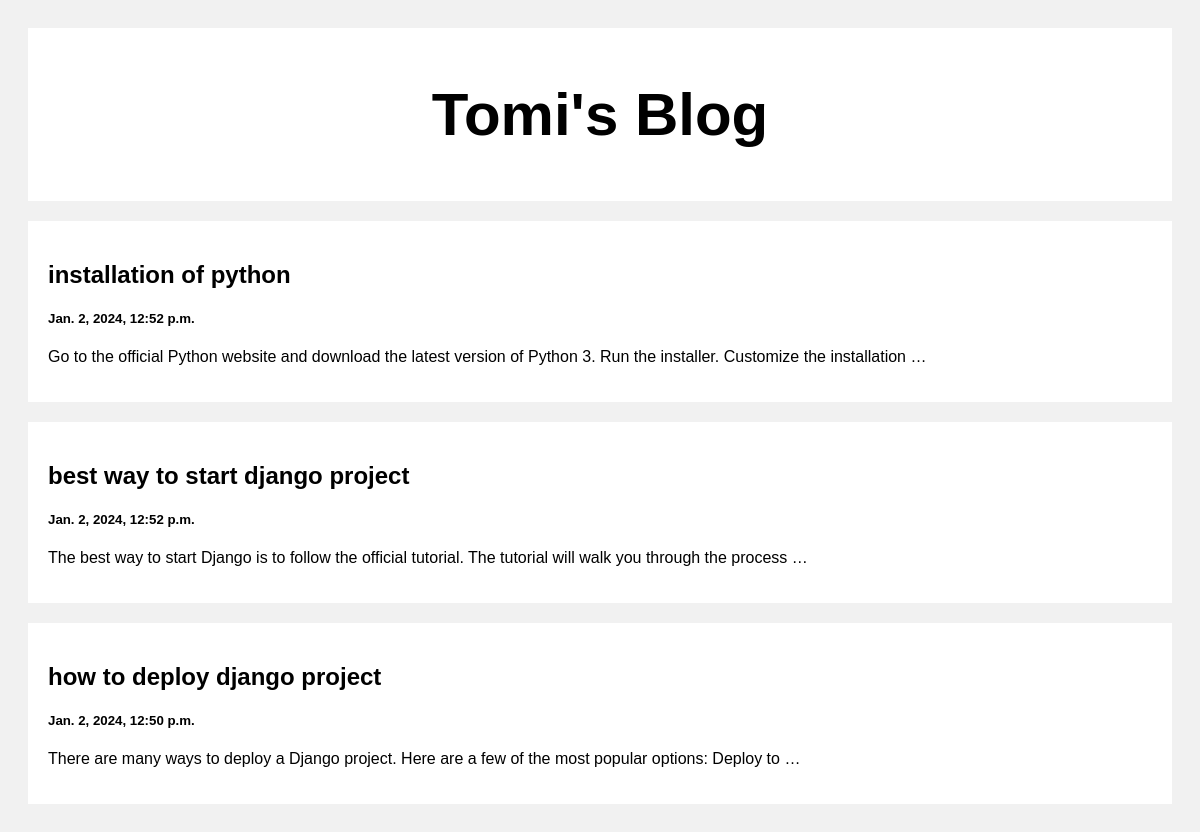
The page / on the database its author committed.
### posts/models.py (models this page shows)
class Post(models.Model):
    title=models.CharField(max_length=100)
    body=models.CharField(max_length=100000)
    created_at=models.DateTimeField(default=datetime.now,blank=True)

### posts/views.py (the view)
# urls.py: path('',views.iindex,name='iindex'),
def iindex(request):
    posts=Post.objects.all()
    return render(request,'iindex.html',{'posts':posts})

### templates/iindex.html (shortened to what this page needs)
<!DOCTYPE html>
<html>
<head>
</head>
<body>
<div class="header">
  <h2>Tomi's Blog</h2>
</div>
<div class="row">
  <div class="leftcolumn">
    {% for post in posts reversed %}
    <div class="card">
        <a style="text-decoration: none; color:black" href="/post/{{post.id}}">
        <h2>{{post.title}}</h2>
        <h5>{{post.created_at}}</h5>
        <p>{{post.body|truncatewords:20}}</p>
      </a>
    </div>
    {% endfor %}
  </div>
</div>
</body>
</html>

### templates/iindex.html (style rules this page uses)
* { box-sizing: border-box; }
body { font-family: Arial; padding: 20px; background: #f1f1f1; }
.header { padding: 2px; font-size: 40px; text-align: center; background: white; }
.leftcolumn { float: left; width: 100%; }
.card { background-color: white; padding: 20px; margin-top: 20px; }
.row:after { content: ""; display: table; clear: both; }

### rows shown on the page
Post: title "installation of python", created_at "Jan. 2, 2024, 12:52 p.m.", body "Go to the official Python website and download the latest version of Python 3. Run the installer. Customize the installation …"
Post: title "best way to start django project", created_at "Jan. 2, 2024, 12:52 p.m.", body "The best way to start Django is to follow the official tutorial. The tutorial will walk you through the process …"
Post: title "how to deploy django project", created_at "Jan. 2, 2024, 12:50 p.m.", body "There are many ways to deploy a Django project. Here are a few of the most popular options: Deploy to …"
